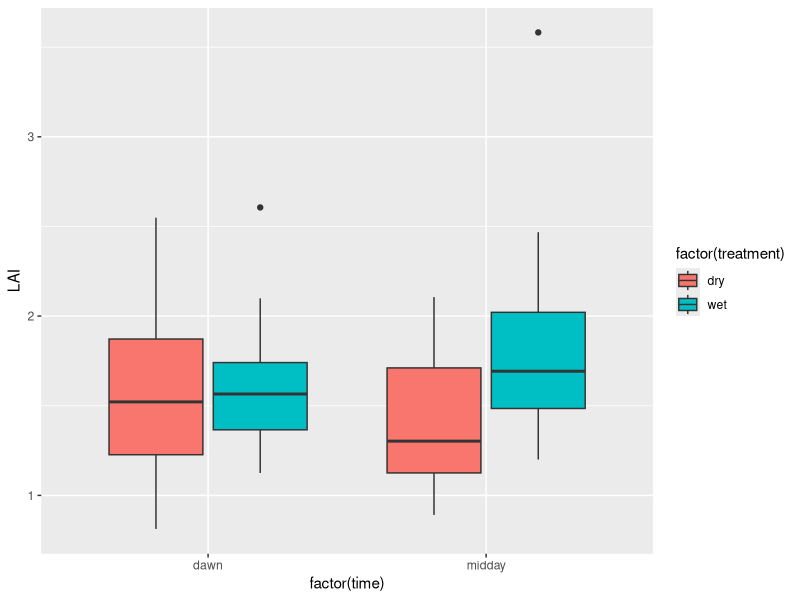
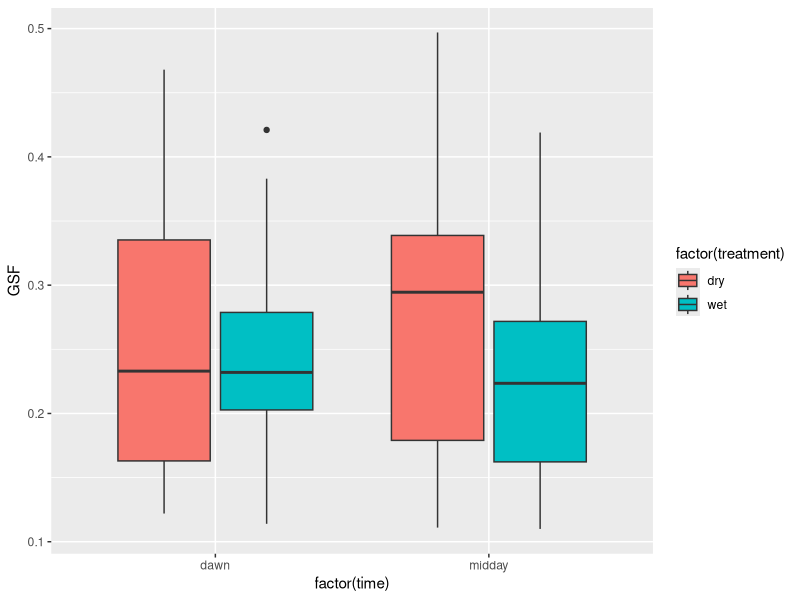
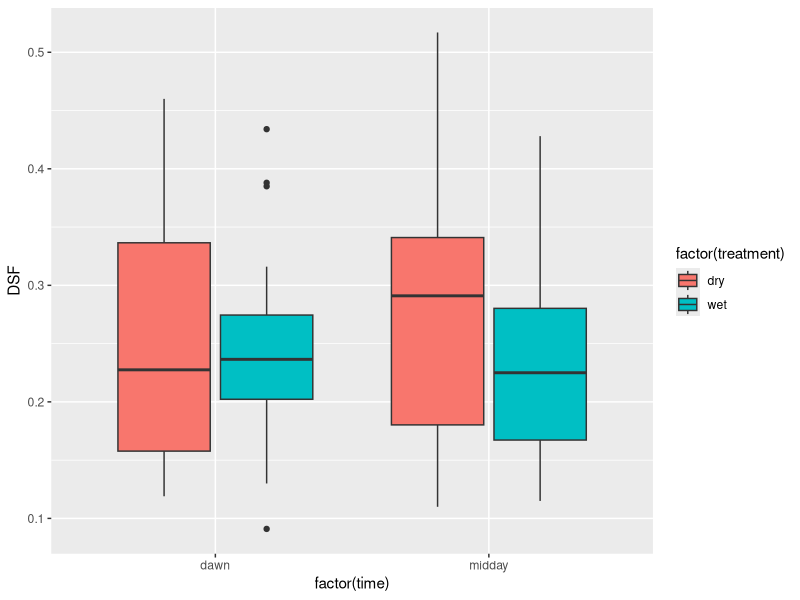
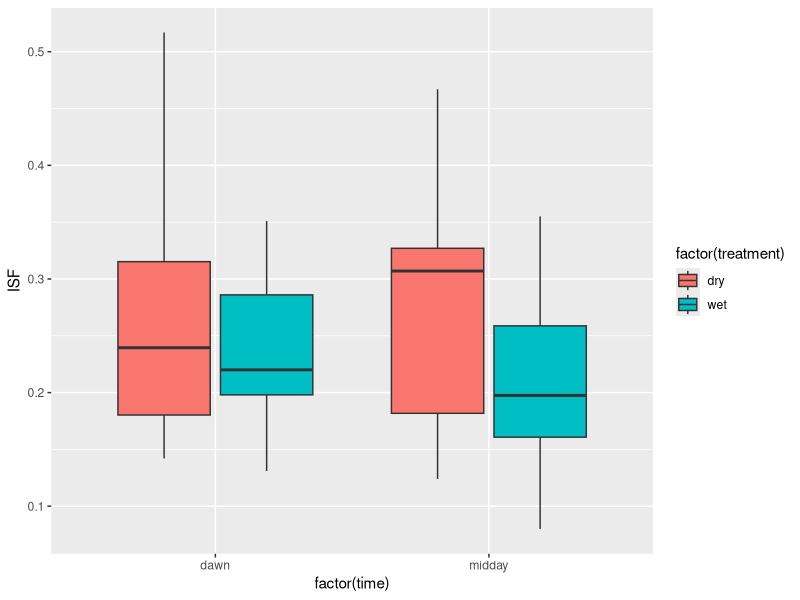
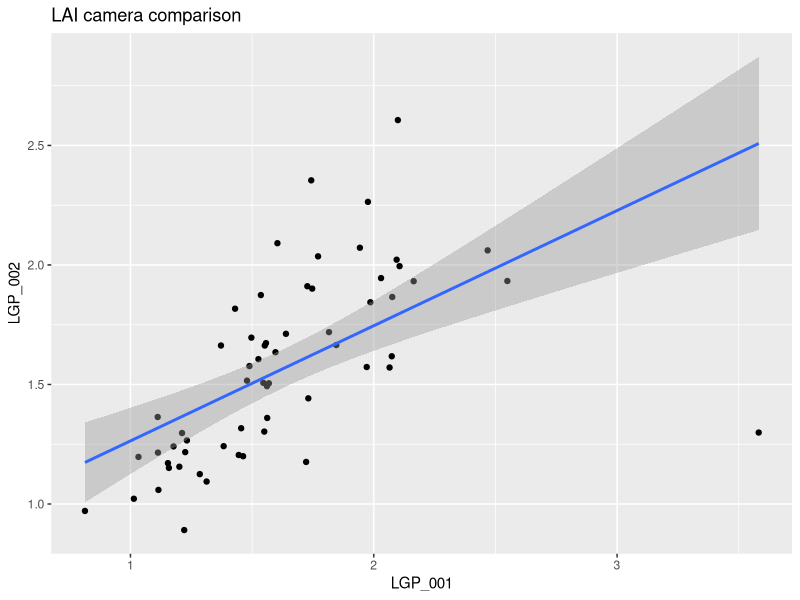
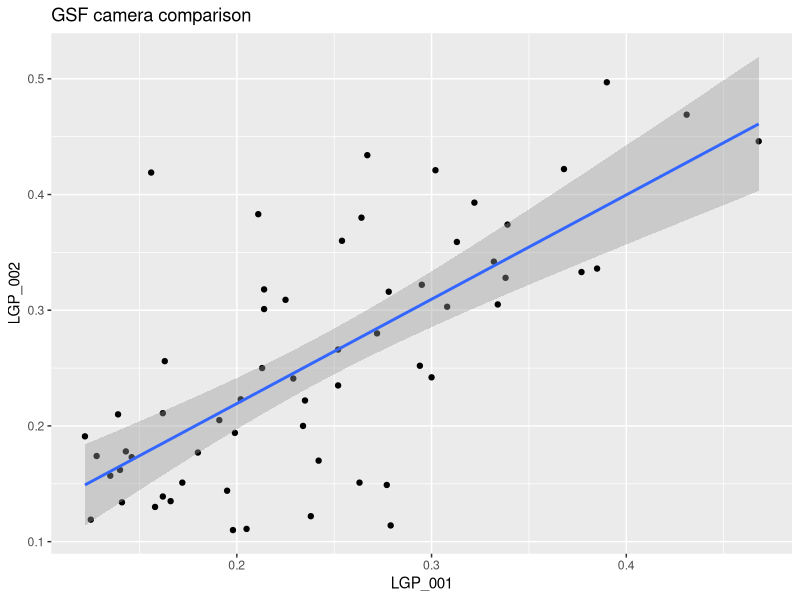
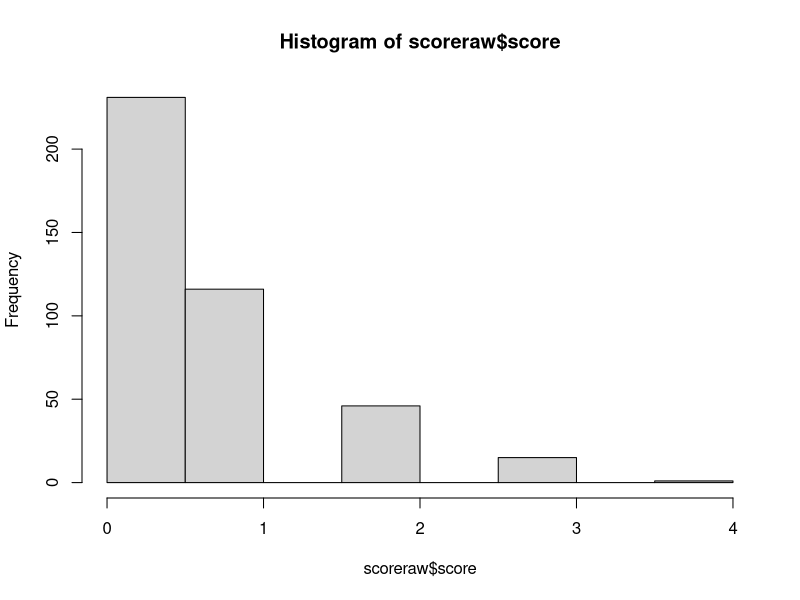
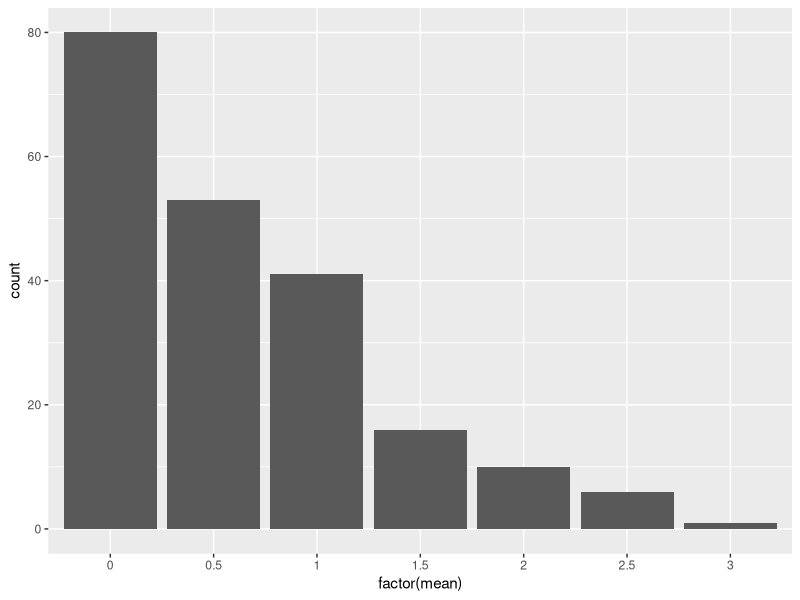

Write R code to recreate these figures, in order. (Note: this script raises an error after producing the figures.)
#data_prep_LR

#gather and prepare leaf rolling data from 2016 field experiment 
#15 genotype in depth test
#whole population score survey 


library(tools)
library(plyr)
library(ggplot2)
library(reshape2)
library(gridExtra)


#this script should output (bottom of script) cleaned, workable datasets for:
# (1) population level leaf roll score
# (2) 15 genotype subset leaf roll evaluation traits (hemi, stamp, roll)




###DESIGN###----
#infile experimental design
design16dr<-read.csv("./data/raw_data/16DR_subplot_genotype_list_FINAL.csv",header=T, stringsAsFactors=F,na.strings=".")
#format column names
colnames(design16dr)<-c("subplot_id","rep","awning","treatment","genotype")


###HEMI###----
#infile image id key
hemikey<-read.csv("./data/raw_data/16DR_LR_hemi_key.csv",header=T,stringsAsFactors=F)
#infile hemiview output values 
hemiraw<-read.csv("./data/raw_data/16DR_LR_hemi_data.csv",header=T,stringsAsFactors=F)

#remove first column from each (dummy count)
hemikey<-hemikey[-c(1)]
hemiraw<-hemiraw[-c(1)]

#match hemi data to key
hemiraw1<-merge(hemikey,hemiraw,by=c("Label"))
hemiraw1$subsample[hemiraw1$camera=="LGP_001"]<-1
hemiraw1$subsample[hemiraw1$camera=="LGP_002"]<-2
colnames(hemiraw1)[6]<-"time"
hemiraw1$date[hemiraw1$time=="midday"]<-"7/22/2016"
hemiraw1$date[hemiraw1$time=="dawn"]<-"7/23/2016"

#**gonna keep this in for now** (4/2/18)
#remove outlier ID'd in boxplots below?
#hemiraw1<-hemiraw1[!(hemiraw1$LAI>3),]

#plot camera performance (evaluated by LAI and GSF)
#split data camera wide
camera.LAI<-dcast(hemiraw1, subplot_id+time~camera, value.var="LAI")
camera.GSF<-dcast(hemiraw1, subplot_id+time~camera, value.var="GSF")
camLAI<-ggplot(camera.LAI,aes(x=LGP_001,y=LGP_002))+geom_point()+labs(title="LAI camera comparison")+geom_smooth(method="lm")
camGSF<-ggplot(camera.GSF,aes(x=LGP_001,y=LGP_002))+geom_point()+labs(title="GSF camera comparison")+geom_smooth(method="lm")

#boxplots at individual observation level 
hemiraw2<-merge(hemiraw1, design16dr, by=c("subplot_id"))
ggplot()+geom_boxplot(data=hemiraw2, aes(factor(time), LAI, fill=factor(treatment)))
ggplot()+geom_boxplot(data=hemiraw2, aes(factor(time), GSF, fill=factor(treatment)))
ggplot()+geom_boxplot(data=hemiraw2, aes(factor(time), DSF, fill=factor(treatment)))
ggplot()+geom_boxplot(data=hemiraw2, aes(factor(time), ISF, fill=factor(treatment)))

#trim
hemi<-hemiraw1[,c(5,6,33,10,12,14,28)]

#idenfity the subplots used in the 15 genotypes subset 
subset15<-unique(hemi$subplot_id)

#export plots
camLAI
camGSF

#hemi END



###POPULATION SCORE###----
#infile roll score data
scoreraw<-read.csv("./data/raw_data/Behavior_962016_095456.csv",header=F, stringsAsFactors=F,na.strings=".")
#column names
colnames(scoreraw)[2]<-"trait"
colnames(scoreraw)[3]<-"subplot_id"
colnames(scoreraw)[4]<-"subsample"
colnames(scoreraw)[5]<-"score"
#make score numeric
scoreraw$score<-as.numeric(scoreraw$score)
#subset to just entries with expected data (leaf rolling trait, first and only Janam subsample, dry plots)
scoreraw<-subset(scoreraw, trait=="leaf_rolling")
scoreraw<-subset(scoreraw, subsample=="1")
#merge with experimental design
scoreraw<-merge(scoreraw, design16dr, by=c("subplot_id"))
#just dry plots 
scoreraw<-subset(scoreraw, treatment=="dry")
#remove B100, BLANK, and TB_0430 
scoreraw<-scoreraw[!scoreraw$genotype=="B100",]
scoreraw<-scoreraw[!scoreraw$genotype=="BLANK",]
scoreraw<-scoreraw[!scoreraw$genotype=="TB_0430",]
#remove NAs 
scoreraw<-scoreraw[complete.cases(scoreraw$score),]

#distribution at subplot_id level
hist(scoreraw$score)

#genotype averages 
scoreave<-ddply(scoreraw,c("genotype"),summarise,N=length(score),mean=mean(score),min=min(score),max=max(score))

#population distribution of genotype averages 
ggplot(scoreave, aes(factor(mean)))+geom_bar()

#plot rank order
scoreave<-scoreave[order(scoreave$mean),]
scoreave$genotype1<-factor(scoreave$genotype, levels=unique(as.character(scoreave$genotype)))

score_rank<-ggplot(scoreave, aes(x=genotype1, y=mean))+geom_point()+geom_errorbar(aes(ymin=min, ymax=max))+
  labs(title="Plot roll score rank ordered",x="genotype",y="score")+
  theme(panel.background=element_rect(fill=NA),
        panel.border=element_rect(fill=NA,color="black"),
        axis.text=element_text(size=8),
        axis.title=element_text(size=14), 
        title=element_text(size=14),
        axis.text.x = element_text(angle = 90, hjust = 1)
  )
score_rank


#####COMPRESSED SCORE#####
#compress score scale to binary (0,1) or ternary (0,1,2) or (0,1,2,3) at subplot level 

#visual score 
visual_score<-scoreraw[,c(1,15,14,12,5)]

#trial various compressed score scales 
visual_score$score4<-visual_score$score
visual_score$score4[visual_score$score>3]<-3

visual_score$score3<-visual_score$score
visual_score$score3[visual_score$score>2]<-2

visual_score$score2<-visual_score$score
visual_score$score2[visual_score$score>1]<-1

visual_score1<-melt(visual_score, id.vars=c("subplot_id", "rep", "treatment", "genotype"), measure.vars=c("score", "score2", "score3", "score4"), variable.name="trait",  value.name="data")



###SUBSET SCORE###----
#SCORE FOR 15 GENOTYPE SUBSET 
#subset to observations that match with stamp and hemi 
scoresub<-subset(visual_score1, subplot_id %in% subset15)
scoresub<-subset(scoresub, trait=="score4")
scoresub$time<-"midday"
scoresub$date<-"7/21/2016"
scoresub$trait<-"score"

#trim
scorelong<-scoresub[,c(1,16,4,3,5)]
colnames(scorelong)[5]<-"data"
rownames(scorelong)<-c()

scorelong<-scoresub[,c(1,7,5,6)]

#subset score distribution
hist(scoresub$data)


#score END



###STAMP###----
#infile roll and inclination data data 
stampraw<-read.csv("./data/raw_data/16DR leaf rolling heat dome diurnal.csv",header=T, stringsAsFactors=F,na.strings=".")
#make data columns numeric
stampraw$inclination<-as.numeric(stampraw$inclination)
stampraw$obtuse<-as.numeric(stampraw$obtuse)
#correct obtuse roll angles, make all values positive
stampraw$roll1<-abs(stampraw$roll-stampraw$obtuse)

#trim the fat, rename columns 
stamp<-stampraw[,c(2,4,6,8,10)]
colnames(stamp)[5]<-"roll"

#stamp END


###SUBSET COMBO###----
#make them all long
hemilong<-melt(hemi,id.vars=c("subplot_id","time","subsample"),measure.vars=c("DSF","ISF","GSF","LAI"),variable.name="trait",value.name="data")
stamplong<-melt(stamp,id.vars=c("subplot_id","time","subsample"),measure.vars=c("inclination","roll"),variable.name="trait",value.name="data")
#stack 
combo<-rbind(hemilong, stamplong, scorelong)
combo$subplot_id<-as.numeric(combo$subplot_id)
#all the boxplots
combo1<-merge(combo, design16dr, by=c("subplot_id"))
combobox<-ggplot()+geom_boxplot(data=combo1, aes(factor(time), data, fill=factor(treatment)))+facet_wrap(~trait, scale="free")+theme(legend.position="none")
combobox

#trim boxplots to just traits of interest, add zeros to score
combo2<-subset(combo1, trait=="GSF"|trait=="inclination"|trait=="roll"|trait=="score")

#dummy score data 
plots<-subset(design16dr, subplot_id %in% subset15)
plots_d<-plots
plots_d$time<-"dawn"
plots_d$trait<-"score"
plots_d$data<-0
plots_d$subsample<-1
plots_d$rep<-1
plots_m<-subset(plots, treatment=="wet")
plots_m$time<-"midday"
plots_m$trait<-"score"
plots_m$data<-0
plots_m$subsample<-1
plots_m$rep<-1


#join dummy score data with rest of subset traits 
combo3<-rbind(combo2, plots_d, plots_m)






#plots
combobox_trim<-ggplot()+geom_boxplot(data=combo3, aes(factor(time), data, fill=factor(treatment)))+facet_wrap(~trait, scale="free")+theme(legend.position="none")
combobox_trim

box_GSF<-ggplot(subset(combo3,trait %in% c("GSF")))+geom_boxplot(aes(factor(time), data, fill=factor(treatment)))+labs(list(title="(C) Global site factor",x=NULL,y="proportion PPFD"))+theme(legend.position="none")+
  theme(panel.background=element_rect(fill=NA),
        panel.border=element_rect(fill=NA,color="black"),
        axis.text=element_text(size=14),
        axis.title=element_text(size=14), 
        title=element_text(size=14)
  )
box_inclination<-ggplot(subset(combo3,trait %in% c("inclination")))+geom_boxplot(aes(factor(time), data, fill=factor(treatment)))+labs(list(title="(A) Leaf inclination angle",x=NULL,y="degrees"))+theme(legend.position="none")+
  theme(panel.background=element_rect(fill=NA),
        panel.border=element_rect(fill=NA,color="black"),
        axis.text=element_text(size=14),
        axis.title=element_text(size=14), 
        title=element_text(size=14)
  )
box_roll<-ggplot(subset(combo3,trait %in% c("roll")))+geom_boxplot(aes(factor(time), data, fill=factor(treatment)))+labs(list(title="(B) Leaf roll angle",x=NULL,y="degrees"))+theme(legend.position="none")+
  theme(panel.background=element_rect(fill=NA),
        panel.border=element_rect(fill=NA,color="black"),
        axis.text=element_text(size=14),
        axis.title=element_text(size=14), 
        title=element_text(size=14)
  )
box_score<-ggplot(subset(combo3,trait %in% c("score")))+geom_boxplot(aes(factor(time), data, fill=factor(treatment)))+labs(list(title="(D) Plot roll score",x=NULL,y="score"))+theme(legend.position="none")+
  theme(panel.background=element_rect(fill=NA),
        panel.border=element_rect(fill=NA,color="black"),
        axis.text=element_text(size=14),
        axis.title=element_text(size=14), 
        title=element_text(size=14)
  )

box_GSF
box_inclination
box_roll
box_score

grid.arrange(box_inclination, box_roll, box_GSF, box_score)




###OUTPUT###
#output .Rdata for population level score data and subset evaluation data 

save(combo, file="./data/clean_data/data_subset_LR.Rdata")
save(visual_score1, file="./data/clean_data/data_population_score.Rdata")











